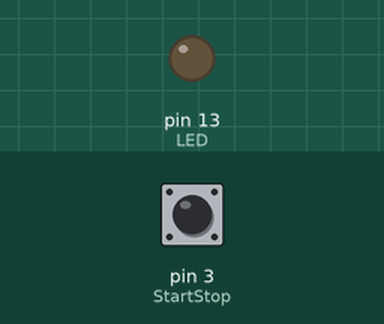
Simulated run of this sketch. Board: Arduino Uno, built with avr-gcc and run on an emulated ATmega328P. Shown: output pins drawn as LEDs (lit = HIGH). Dashed ring = blinking. The test bench sets the inputs (shaded band); at power-on: pin 3 (StartStop) HIGH.

Above: at 1.2 s.
1.3 s: pin 3 (StartStop) pulled LOW for 0.15 s
At 2.2 s:
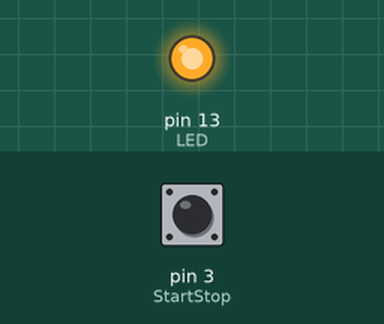
4.4 s: pin 3 (StartStop) pulled LOW for 1 s
At 4.8 s:
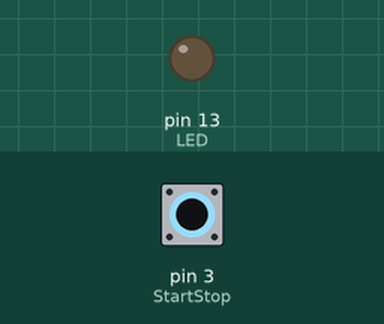
6.9 s: pin 3 (StartStop) pulled LOW for 3.2 s
At 10.9 s:
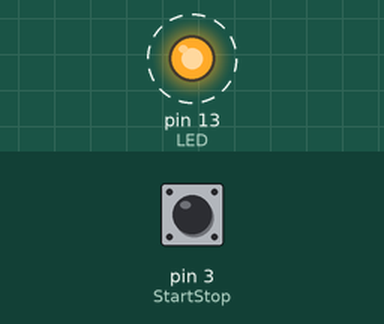
Timing chart, 0 to 19.1 s (numbered marks = the images above; inputs shaded):
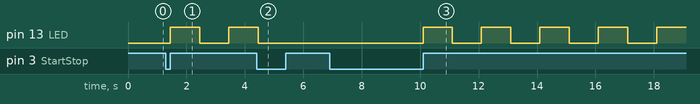

The sketch:

POC_StartStopInterrupt.ino
```cpp
const byte StartStop  = 3;
int LED = 13;
bool State;

void setup(){

  analogReference(DEFAULT);
  pinMode(StartStop, INPUT_PULLUP);
  pinMode(LED, OUTPUT);

  attachInterrupt(digitalPinToInterrupt(StartStop), ProgrammaRun , RISING);

}

void loop(){

  if (State == true){

   digitalWrite(LED, HIGH);
   delay(1000);
   digitalWrite(LED, LOW);
   delay(1000);
  }

  else {
    digitalWrite(LED, LOW);
  }
}

void ProgrammaRun(){

  State =! State;

}
```

Measured:
- after the input at 1.3 s, pin 13 (LED): LOW → HIGH after 0.15 s, → LOW 1.0 s later, → HIGH 1.0 s later
- after the input at 4.4 s, pin 13 (LED): goes on until 4.5 s, then stays LOW
- after the input at 6.9 s, pin 13 (LED): alternates HIGH for 1.0 s and LOW for 1.0 s, starting after 3.2 s
